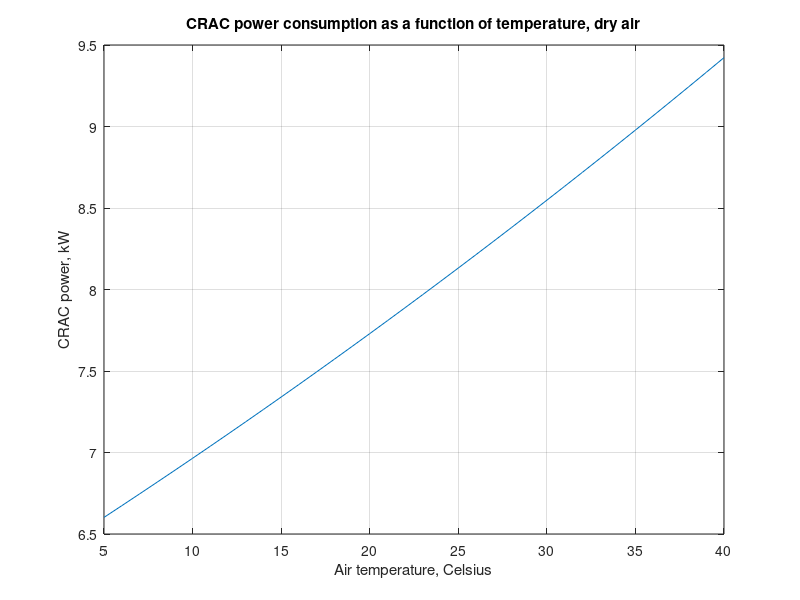
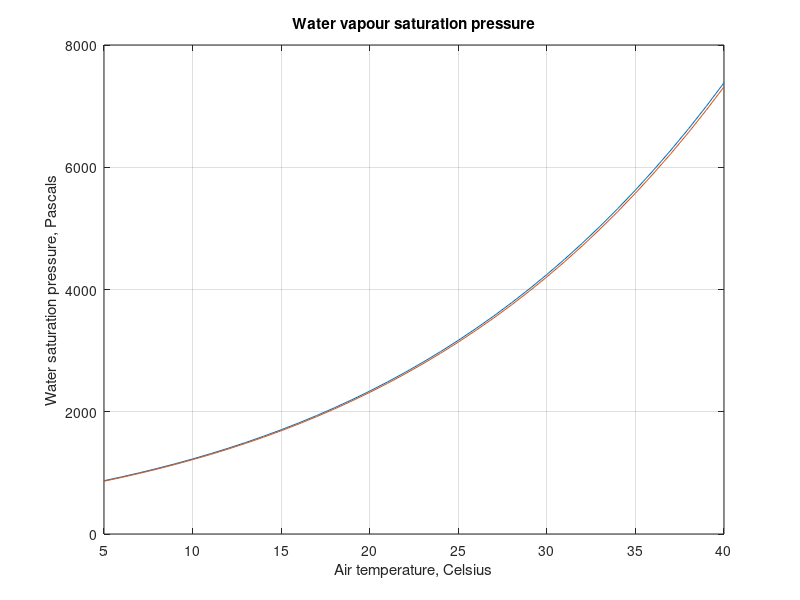
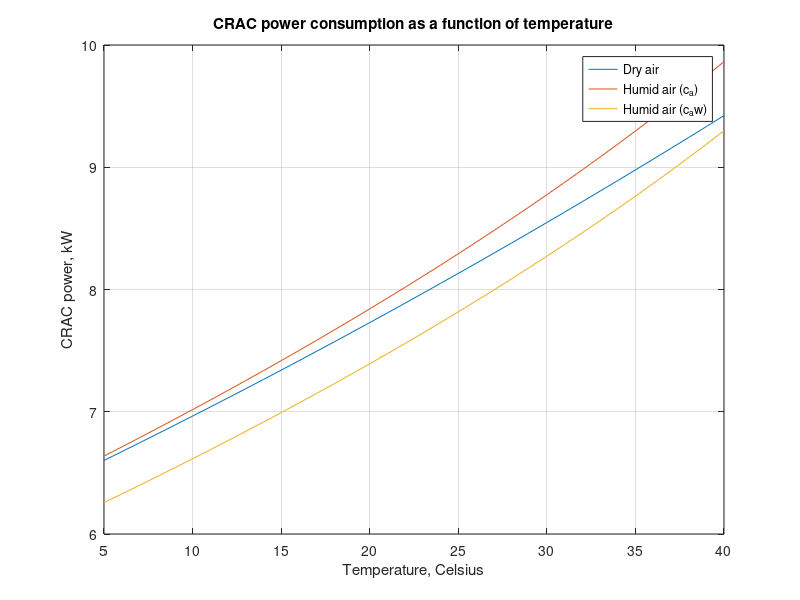
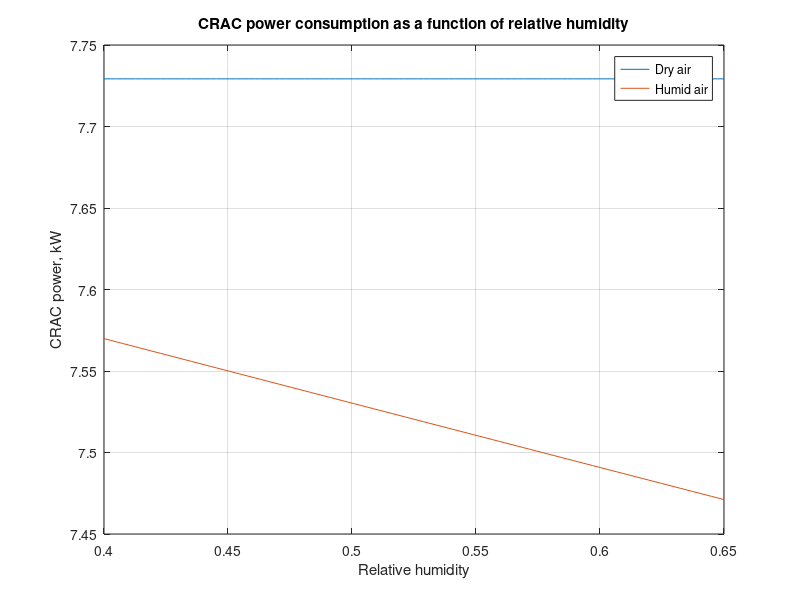

The MATLAB script that drew these images, in order:
%%
%% crac_v1.m
%%
%% CRAC model
%% Inputs to the model:
%%   * Q: amount of heat to be removed
%%   * Ts: air supply temperature
%%   * Tr: air return temperature
%%   * P: atmospheric pressure
%%   * phi: relative humidity
%%   * e: cooling coil efficiency
%%   * Pmax: maximum power consumed by the CRAC fans
%%   * fmax: maximum airflow delivered by the CRAC fans
%%
%% Jose Albornoz
%% Fujitsu Laboratories of Europe
%% November 2011
%%
clear all
close all

%% Constants

% specific gas constant for dry air in Joule/(kg . K)
Rdry = 287.058;  

% specific gas constant for water vapour in Joule/(kg . K)
Rvap = 461.495;

% specific heat capacity of air between 0 and 40 degrees Celsius in J/(kg.K)
c_a = 1005;

%%
%% Case 1: dry air
%% 

% cooling coil efficiency
e = 1.0;

% maximum power consumed by CRAC fans, W
Pmax = 10e3;

% maximum airflow delivered by the CRAC fans, m^3/s
fmax = 6;

% atmospheric pressure, Pascals
P = 101325;

% amount of heat to be removed, Watts
Q = 100e3;

% air supply temperature, Celsius
Ts = 20;

% air return temperature, Celsius
Tr = 35;

Tair = 5:40;

% calculates air density at the supply temperature
rho =  P./(Rdry*(Tair + 273));

% calculates required airflow rate (m^3/s)
f_dry = Q./(rho*c_a*(Tr - Ts)*e);

% calculates required fan power
if f_dry <= fmax
    Pcrac_dry = Pmax*(f_dry/fmax).^3; 
else
    error('crac:maxflow','Required airflow rate exceeds maximum rated value')
end

figure(1)
plot(Tair,Pcrac_dry/1e3)
grid
xlabel('Air temperature, Celsius')
ylabel('CRAC power, kW')
title('CRAC power consumption as a function of temperature, dry air')

%%
%% Case 2: humid air
%%

% relative humidity 
phi = 0.55;

% water vapour saturation pressure in Pa, temperatures in Celsius
Psat1 = 611.21*exp((18.678 - Tair./234.5).*Tair./(257.14 + Tair));
Psat2 = 610.78*10.^((7.5*(Tair + 273) - 2048.625)./(Tair + 237.15));

figure(2)
plot(Tair,Psat1,Tair,Psat2)
grid
xlabel('Air temperature, Celsius')
ylabel('Water saturation pressure, Pascals')
title('Water vapour saturation pressure')

% water vapour partial pressure
Pvap = phi*Psat1;

% dry air partial pressure
Pdry = P - Pvap;

% specific humidity
H = 0.62198*Pvap/Pdry;

% density of humid air
rho_humid = Pdry./(Rdry*(Tair + 273)) + Pvap./(Rvap*(Tair + 273));

% calculates required airflow rate (m^3/s), constant specific heat value
f_humid1 = Q./(rho_humid*c_a*(Tr - Ts)*e);

% calculates required fan power
if f_humid1 <= fmax
    Pcrac_humid1 = Pmax*(f_humid1/fmax).^3; 
else
    error('crac:maxflow','Required airflow rate exceeds maximum rated value')
end

% the variation in specific heat capacity of humid air is now considered:

% specific heat capacity as a function of water vapour content
c_aw = c_a + 1820*H; 

% calculates required airflow rate (m^3/s), specific heat changes with
% temperature
f_humid2 = Q./(rho_humid*c_aw*(Tr - Ts)*e);

% calculates required fan power
if f_humid2 <= fmax
    Pcrac_humid2 = Pmax*(f_humid2/fmax).^3; 
else
    error('crac:maxflow','Required airflow rate exceeds maximum rated value')
end

figure(3)
plot(Tair,Pcrac_dry/1e3,Tair,Pcrac_humid1/1e3,Tair,Pcrac_humid2/1e3)
grid
xlabel('Temperature, Celsius')
ylabel('CRAC power, kW')
legend('Dry air','Humid air (c_a)','Humid air (c_aw)')
title('CRAC power consumption as a function of temperature')

% the influence of changing specific heat capacity of air with humidity is
% negligible

%%
%% Now we explore constant temperature and changing humidity
%%

% air supply temperature
Ts = 20;

% relative humidity within ASHRAE's limits
phi = linspace(0.4,0.65);

% dry air

% calculates air density at the supply temperature
rho =  P./(Rdry*(Ts + 273));

% calculates required airflow rate (m^3/s)
f_dry = Q./(rho*c_a*(Tr - Ts)*e);

% calculates required fan power
if f_dry <= fmax
    Pcrac_dry = Pmax*(f_dry/fmax).^3;
    Pcrac_dry = Pcrac_dry*ones(1,length(phi));
else
    error('crac:maxflow','Required airflow rate exceeds maximum rated value')
end

% humid air

% water vapour saturation pressure in Pa, temperatures in Celsius
Psat = 611.21*exp((18.678 - Ts./234.5).*Ts./(257.14 + Ts));

% water vapour partial pressure
Pvap = phi*Psat;

% dry air partial pressure
Pdry = P - Pvap;

% specific humidity
H = 0.62198*Pvap./Pdry;

% specific heat capacity as a function of water vapour content
c_aw = c_a + 1820*H; 

% density of humid air
rho_humid = Pdry./(Rdry*(Ts + 273)) + Pvap./(Rvap*(Ts + 273));

% calculates required airflow rate (m^3/s)
f_humid = Q./(rho_humid.*c_aw*(Tr - Ts)*e);

% calculates required fan power
if f_humid <= fmax
    Pcrac_humid = Pmax*(f_humid/fmax).^3; 
else
    error('crac:maxflow','Required airflow rate exceeds maximum rated value')
end

figure(4)
plot(phi,Pcrac_dry/1e3,phi,Pcrac_humid/1e3)
grid
xlabel('Relative humidity')
ylabel('CRAC power, kW')
legend('Dry air','Humid air')
title('CRAC power consumption as a function of relative humidity')
